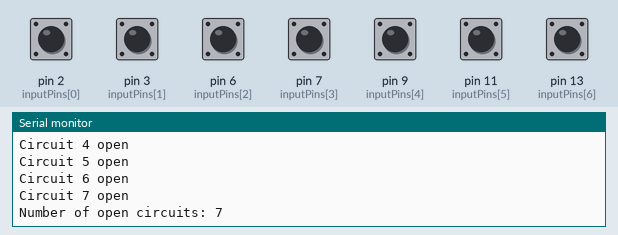
This sketch was run on a simulated Arduino Uno, built with avr-gcc and run on an emulated ATmega328P. Parts: the last lines printed to the serial monitor. Inputs (shaded band) come from the test bench; at power-on: pin 2 (inputPins[0]), pin 3 (inputPins[1]), pin 6 (inputPins[2]), pin 7 (inputPins[3]), pin 9 (inputPins[4]), pin 11 (inputPins[5]), pin 13 (inputPins[6]) HIGH.

Above: at 4.9 s.
5.0 s: pin 2 (inputPins[0]) pulled LOW for 2.45 s
At 7.0 s:
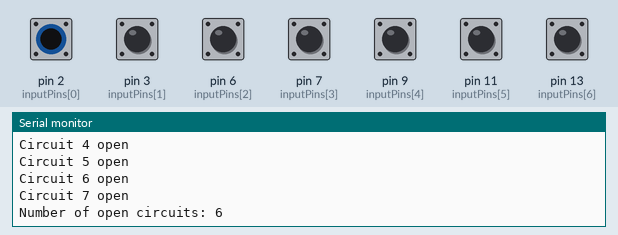
8.9 s: pin 3 (inputPins[1]) pulled LOW for 2.45 s
12.8 s: pin 6 (inputPins[2]) pulled LOW for 2.45 s
16.7 s: pin 7 (inputPins[3]) pulled LOW for 2.45 s
20.6 s: pin 9 (inputPins[4]) pulled LOW for 2.45 s
29.2 s: pin 11 (inputPins[5]) pulled LOW for 2.45 s
At 32.6 s:
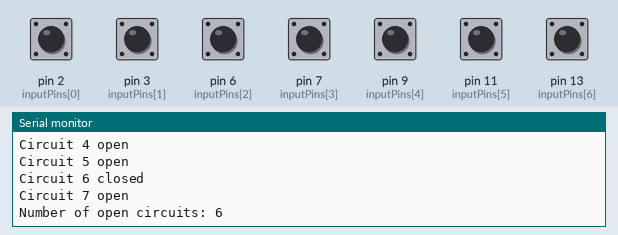
Timing chart, 0 to 34.1 s (numbered marks = the images above; inputs shaded):
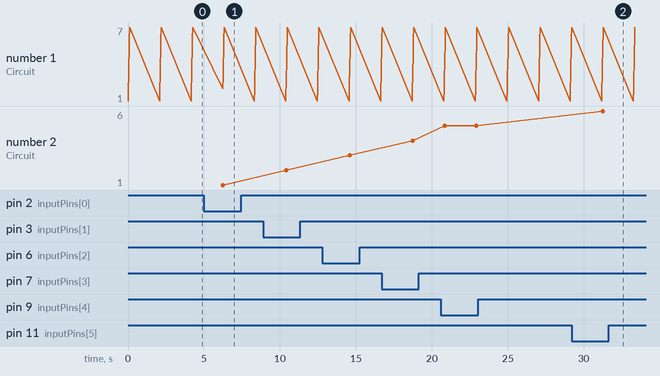

Measured:
- after the input at 5.0 s, the serial monitor: prints a new line after 1.2 s (image 1)
- after the input at 29.2 s, the serial monitor: prints a new line after 2.1 s (image 2)

The sketch:

med-code-march-2.ino
```cpp
int inputPins[] = {2, 3, 6, 7, 9, 11, 13};  // an array of the input pins

void setup() {
  Serial.begin(9600);  // initialize the serial monitor


  // set the input pins as inputs with pull-up resistors
  for (int i = 0; i < 7; i++) {
    pinMode(inputPins[i], INPUT_PULLUP);
  }
}

void loop() {

  int openCircuitCount = 0; // declare and initialize the variable before the for-loop
  // read the state of each input pin and print a message to the serial monitor
  for (int i = 0; i < 7; i++) {
    bool currentState = digitalRead(inputPins[i]) == LOW;
    if (currentState) {
      Serial.print("Circuit ");
      Serial.print(i + 1);
      Serial.println(" closed");
    } else {
      Serial.print("Circuit ");
      Serial.print(i + 1);
      Serial.println(" open");
      openCircuitCount++; // increment the open circuit count
    }
  }
  Serial.print("Number of open circuits: ");
  Serial.println(openCircuitCount);
  delay(2000);  // wait for 100 milliseconds before reading again
}
```
